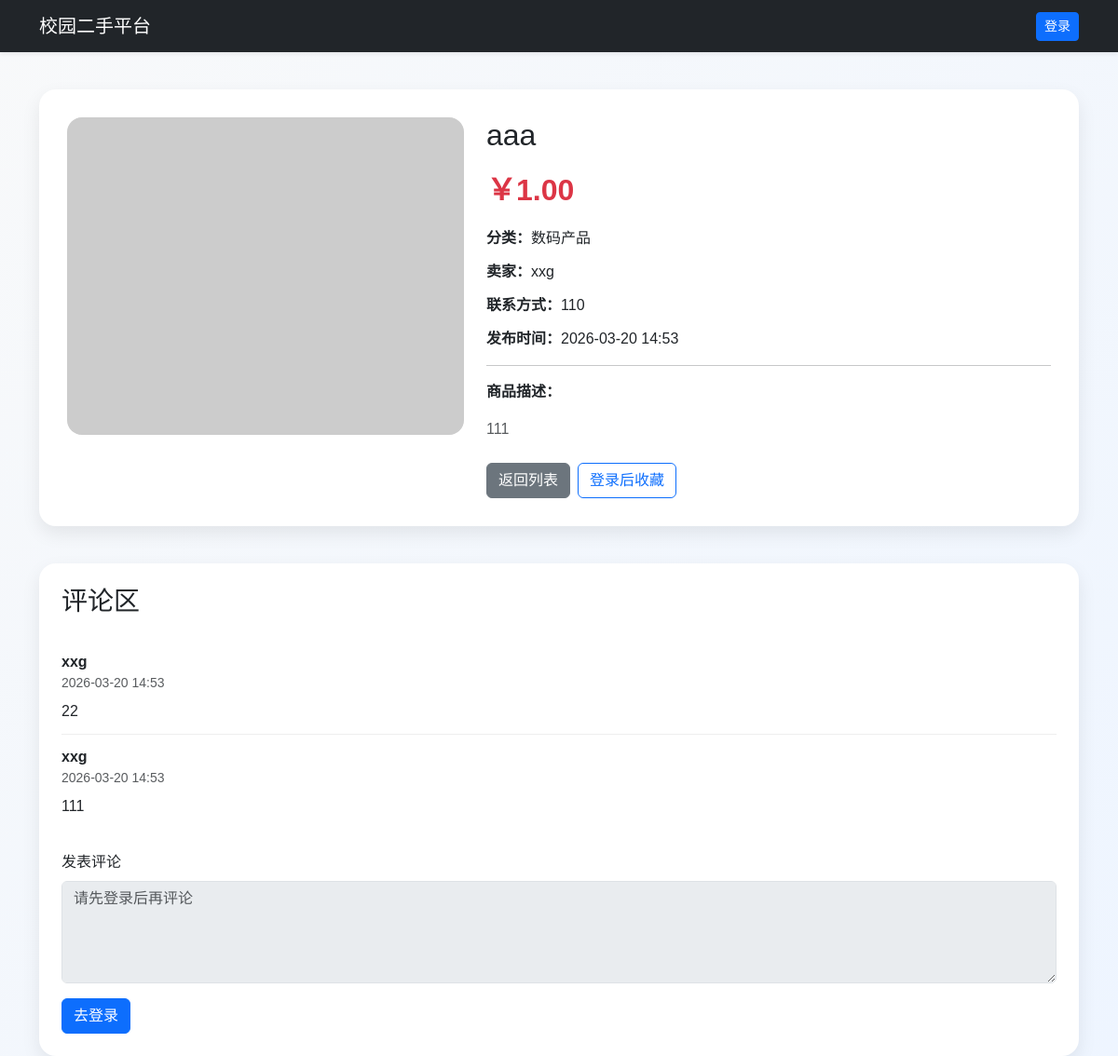
/goods/detail/1/, run on the app's committed database.
### goods/models.py (models this page shows, shortened)
class Goods(models.Model):
    title = models.CharField(max_length=100, verbose_name='商品标题')
    description = models.TextField(verbose_name='商品描述')
    price = models.DecimalField(max_digits=10, decimal_places=2, verbose_name='价格')
    contact = models.CharField(max_length=50, verbose_name='联系方式')
    user = models.ForeignKey(MarketUser, on_delete=models.CASCADE, verbose_name='发布人', null=True, blank=True)
    category = models.ForeignKey(Category, on_delete=models.CASCADE, verbose_name='商品分类', null=True, blank=True)
    image = models.ImageField(upload_to='products/', blank=True, null=True, verbose_name='商品图片')
    created_at = models.DateTimeField(auto_now_add=True, verbose_name='发布时间')

class Category(models.Model):
    name = models.CharField(max_length=50, unique=True, verbose_name='分类名称')
    created_at = models.DateTimeField(auto_now_add=True, verbose_name='创建时间')

### users/models.py (models this page shows, shortened)
class MarketUser(models.Model):
    username = models.CharField(max_length=50, unique=True, verbose_name='用户名')
    email = models.EmailField(unique=True, verbose_name='邮箱')
    password = models.CharField(max_length=255, verbose_name='密码')
    created_at = models.DateTimeField(auto_now_add=True, verbose_name='创建时间')

### comments/models.py (models this page shows, shortened)
class Comment(models.Model):
    goods = models.ForeignKey(Goods, on_delete=models.CASCADE, related_name='comments', verbose_name='所属商品')
    user = models.ForeignKey(MarketUser, on_delete=models.CASCADE, related_name='comments', verbose_name='评论用户')
    content = models.TextField(verbose_name='评论内容')
    created_at = models.DateTimeField(auto_now_add=True, verbose_name='评论时间')

### goods/views.py (the view)
# urls.py: path('detail/<int:goods_id>/', views.goods_detail, name='goods_detail'),
def goods_detail(request, goods_id):
    goods = get_object_or_404(Goods, id=goods_id)
    username = request.session.get('username', '')
    user_id = request.session.get('user_id')
    comments = Comment.objects.filter(goods_id=goods_id).select_related('user').order_by('-id')
    is_favorited = False
    if user_id:
        is_favorited = Favorite.objects.filter(user_id=user_id, goods_id=goods_id).exists()
    return render(request, 'goods_detail.html', {
        'goods': goods,
        'username': username,
        'user_id': user_id,
        'comments': comments,
        'is_favorited': is_favorited,
    })

### templates/goods_detail.html (shortened to what this page needs)
<!DOCTYPE html>
<html lang="zh-CN">
<head>
    <link href="https://cdn.jsdelivr.net/npm/bootstrap@5.3.3/dist/css/bootstrap.min.css" rel="stylesheet">
</head>
<body>
<nav class="navbar navbar-expand-lg navbar-dark bg-dark shadow-sm">
    <div class="container">
        <a class="navbar-brand text-white text-decoration-none" href="/goods/list/">校园二手平台</a>
        <div class="d-flex">
            {% if username %}
                <span class="navbar-text text-white me-3">欢迎，{{ username }}</span>
                <a href="/users/logout/" class="btn btn-warning btn-sm">退出登录</a>
            {% else %}
                <a href="/users/login/" class="btn btn-primary btn-sm">登录</a>
            {% endif %}
        </div>
    </div>
</nav>
<div class="container">
    <div class="detail-card">
        <div class="row g-4">
            <div class="col-md-5">
                {% if goods.image %}
                    <img class="product-image" src="{{ goods.image.url }}" alt="{{ goods.title }}">
                {% else %}
                    <img class="product-image" src="https://via.placeholder.com/500x400?text=No+Image" alt="{{ goods.title }}">
                {% endif %}
            </div>
            <div class="col-md-7">
                <h2 class="mb-3">{{ goods.title }}</h2>
                <div class="price-text mb-3">￥{{ goods.price }}</div>
                <div class="info-item"><strong>分类：</strong>{{ goods.category.name }}</div>
                <div class="info-item"><strong>卖家：</strong>{{ goods.user.username }}</div>
                <div class="info-item"><strong>联系方式：</strong>{{ goods.contact }}</div>
                <div class="info-item"><strong>发布时间：</strong>{{ goods.created_at|date:"Y-m-d H:i" }}</div>
                <hr>
                <p><strong>商品描述：</strong></p>
                <p class="text-muted">{{ goods.description }}</p>
                <div class="mt-4 d-flex flex-wrap gap-2">
                    <a href="/goods/list/" class="btn btn-secondary">返回列表</a>
                    {% if user_id %}
                        <a href="/favorites/toggle/{{ goods.id }}/" class="btn btn-outline-danger">
                            {% if is_favorited %}取消收藏{% else %}收藏商品{% endif %}
                        </a>
                    {% else %}
                        <a href="/users/login/" class="btn btn-outline-primary">登录后收藏</a>
                    {% endif %}
                </div>
            </div>
        </div>
    </div>
    <div class="comment-box">
        <h3 class="mb-4">评论区</h3>
        <div id="comment-list">
            {% if comments %}
                {% for comment in comments %}
                    <div class="comment-item">
                        <div class="fw-bold">{{ comment.user.username }}</div>
                        <div class="text-muted small mb-2">{{ comment.created_at|date:"Y-m-d H:i" }}</div>
                        <div>{{ comment.content }}</div>
                    </div>
                {% endfor %}
            {% else %}
                <div class="comment-item text-muted">暂无评论</div>
            {% endif %}
        </div>
        <div class="mt-4">
            {% if user_id %}
                <form method="post" action="/comments/create/{{ goods.id }}/">
                    {% csrf_token %}
                    <label for="comment-input" class="form-label">发表评论</label>
                    <textarea id="comment-input" name="content" class="form-control" rows="4" placeholder="请输入你的评论"></textarea>
                    <button type="submit" class="btn btn-primary mt-3">发表评论</button>
                </form>
            {% else %}
                <label class="form-label">发表评论</label>
                <textarea class="form-control" rows="4" placeholder="请先登录后再评论" disabled></textarea>
                <a href="/users/login/" class="btn btn-primary mt-3">去登录</a>
            {% endif %}
        </div>
    </div>
</div>
</body>
</html>

### templates/goods_detail.html (style rules this page uses)
body { background: linear-gradient(135deg, #f8f9fa, #eef5ff); font-family: "Microsoft YaHei", sans-serif; }
.detail-card { background: #fff; border-radius: 18px; padding: 30px; box-shadow: 0 8px 20px rgba(0, 0, 0, 0.08); margin-top: 40px; }
.product-image { width: 100%; max-height: 420px; object-fit: cover; border-radius: 16px; background-color: #f3f3f3; }
.price-text { color: #dc3545; font-size: 2rem; font-weight: bold; }
.info-item { margin-bottom: 12px; font-size: 1rem; }
.comment-box { margin-top: 40px; background: #fff; border-radius: 18px; padding: 24px; box-shadow: 0 8px 20px rgba(0, 0, 0, 0.08); }
.comment-item { border-bottom: 1px solid #eee; padding: 12px 0; }
.comment-item:last-child { border-bottom: none; }

### data on the page
Goods: title "aaa", price "1.00", category.name "数码产品", user.username "xxg", contact "110", created_at "2026-03-20 14:53", description "111"
Comment: user.username "xxg", created_at "2026-03-20 14:53", content "22"
Comment: user.username "xxg", created_at "2026-03-20 14:53", content "111"
